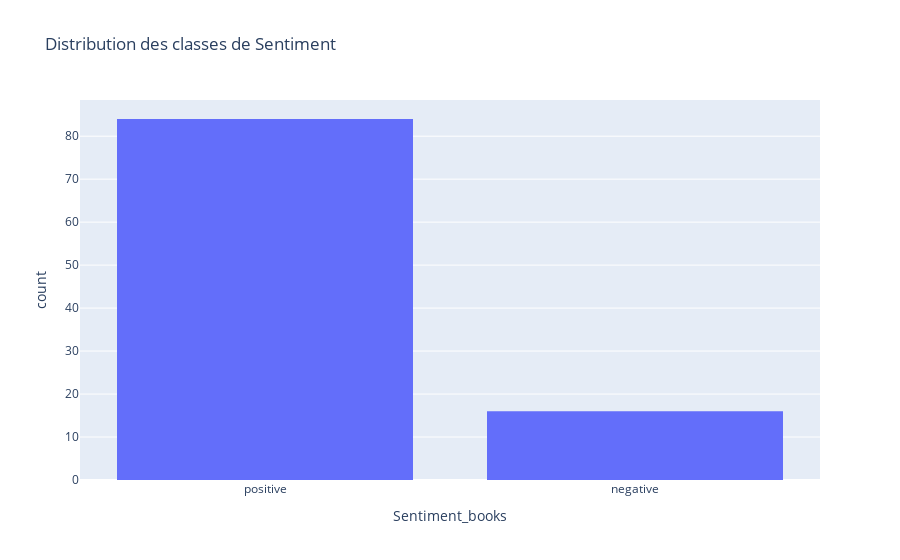

Notebook cell for this chart:
### Code cell
import plotly.express as px
# Using the value_counts function to obtain the class distribution
class_distribution = data['Sentiment_books'].value_counts()

print(class_distribution)

fig = px.histogram(data, x='Sentiment_books', title='Distribution des classes de Sentiment')
fig.show()

### Figure 1 — Plotly figure (JSON) as saved in the notebook; plotly's stock layout.template omitted (floating-point values rounded to 4 significant figures)
{"data": [{"alignmentgroup": "True", "bingroup": "x", "hovertemplate": "Sentiment_books=%{x}<br>count=%{y}<extra></extra>", "legendgroup": "", "marker": {"color": "#636efa", "pattern": {"shape": ""}}, "name": "", "offsetgroup": "", "orientation": "v", "showlegend": false, "type": "histogram", "x": ["positive", "positive", "positive", "positive", "positive", "negative", "positive", "positive", "positive", "positive", "positive", "positive", "positive", "positive", "negative", "positive", "positive", "positive", "positive", "positive", "positive", "positive", "positive", "positive", "positive", "positive", "positive", "positive", "negative", "positive", "positive", "positive", "positive", "negative", "negative", "positive", "positive", "positive", "positive", "positive", "positive", "positive", "negative", "positive", "positive", "negative", "negative", "positive", "positive", "positive", "positive", "positive", "negative", "positive", "positive", "positive", "positive", "positive", "positive", "negative", "positive", "positive", "positive", "positive", "positive", "negative", "negative", "negative", "positive", "positive", "positive", "positive", "positive", "negative", "positive", "positive", "positive", "positive", "positive", "positive", "positive", "positive", "positive", "positive", "positive", "positive", "positive", "positive", "positive", "positive", "positive", "positive", "positive", "positive", "negative", "positive", "negative", "positive", "positive", "positive"], "xaxis": "x", "yaxis": "y"}], "layout": {"barmode": "relative", "legend": {"tracegroupgap": 0}, "title": {"text": "Distribution des classes de Sentiment"}, "xaxis": {"anchor": "y", "domain": [0, 1], "title": {"text": "Sentiment_books"}}, "yaxis": {"anchor": "x", "domain": [0, 1], "title": {"text": "count"}}}}
